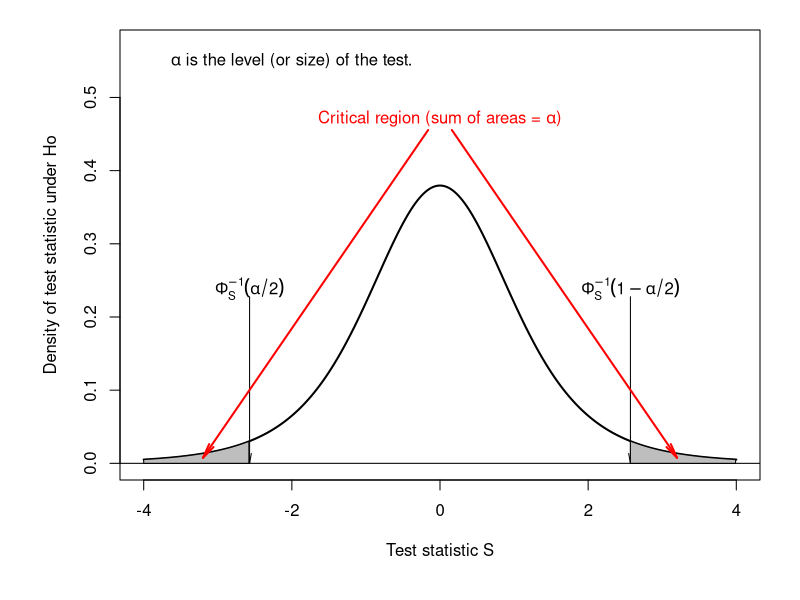
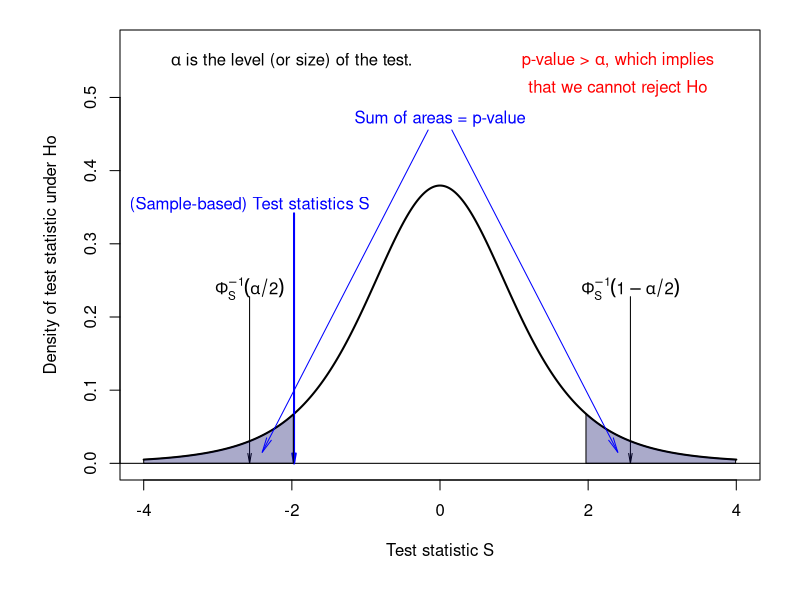
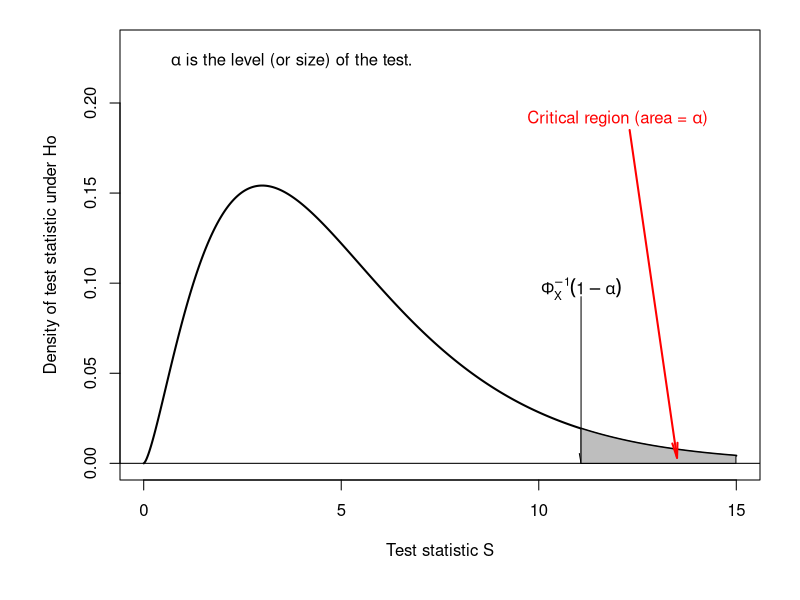
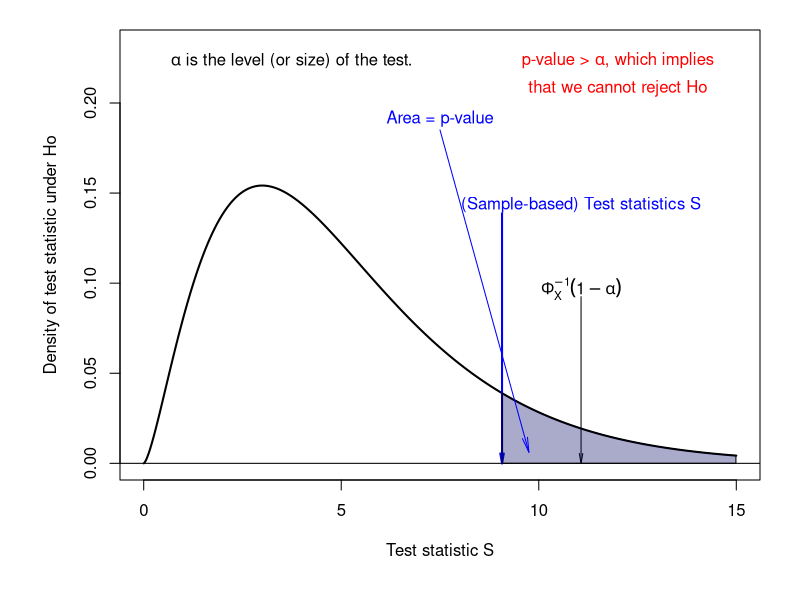
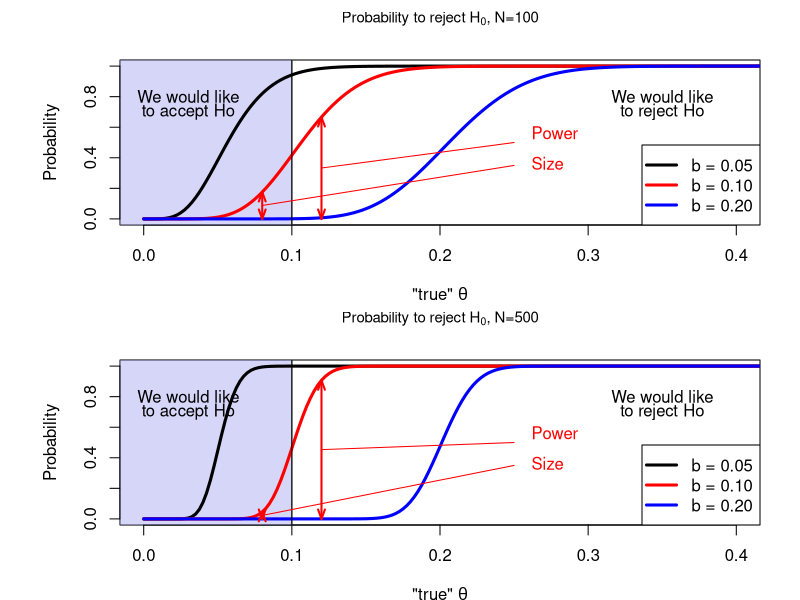
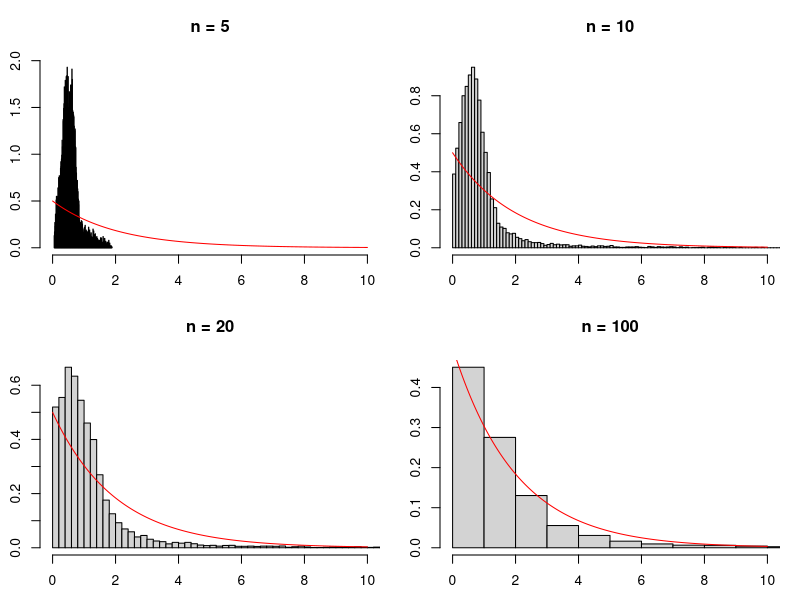
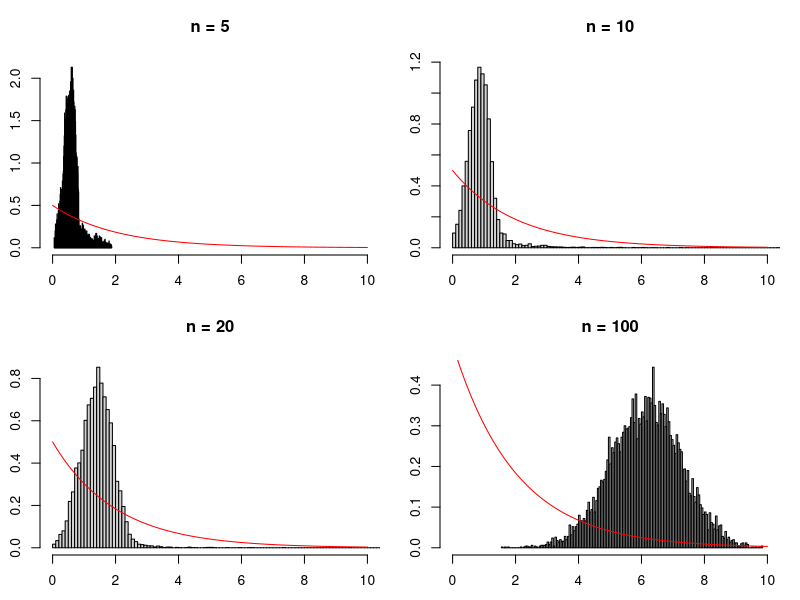

R code for these plots, in order:
## ---- chunk 1
f <- function(x,df){
  return(dt(x = x,df))
}
min.x <- -4
max.x <- 4
x <- seq(min.x,max.x,by=.01)
df <- 5
f.x <- f(x,df)
max.f <- max(f.x)

par(plt=c(.15,.95,.2,.95))
plot(x,f.x,type="l",lwd=2,ylim=c(0,1.5*max.f),xlab="Test statistic S",
     ylab="Density of test statistic under Ho")
abline(h=0)
alpha <- .05
threshold <- qt(p = alpha/2,df)
arrows(x0 = threshold,y0 = .6*max.f,
       x1 = threshold,y1 = 0,
       angle = 10,lwd = 1,col="black",length = .1,lty=1)
text(x = threshold,y=.63*max.f,expression({Phi[S]^{-1}}(alpha/2)))
arrows(x0 = -threshold,y0 = .6*max.f,
       x1 = -threshold,y1 = 0,
       angle = 10,lwd = 1,col="black",length = .1,lty=1)
text(x = -threshold,y=.63*max.f,expression({Phi[S]^{-1}}(1-alpha/2)))

text(x = min.x + .25*(max.x-min.x),y=1.45*max.f,
     expression(paste(alpha," is the level (or size) of the test.",sep=""))
)
x.critic <- seq(min.x,threshold,by=.01)
n <- length(x.critic)
polygon(c(x.critic,x.critic[n:1]),c(f(x.critic,df),0*x.critic),col = "grey")
x.critic <- seq(-threshold,max.x,by=.01)
polygon(c(x.critic,x.critic[n:1]),c(f(x.critic,df),0*x.critic),col = "grey")

arrows(x0 = (min.x + .48*(max.x-min.x)),y0 = 1.2*max.f,
       x1 = (min.x + .1*(max.x-min.x)),y1 = .02*max.f,angle = 10,lwd = 2,col="red",length = .15)
arrows(x0 = (min.x + .52*(max.x-min.x)),y0 = 1.2*max.f,
       x1 = (min.x + .9*(max.x-min.x)),y1 = .02*max.f,angle = 10,lwd = 2,col="red",length = .15)
text(x = min.x + .5*(max.x-min.x),y=1.24*max.f,labels =
       expression(paste("Critical region (sum of areas = ",alpha,")",sep="")),
     col="red")
## ---- chunk 2
f <- function(x,df){
  return(dt(x = x,df))
}
min.x <- -4
max.x <- 4
x <- seq(min.x,max.x,by=.01)
df <- 5
f.x <- f(x,df)
max.f <- max(f.x)

par(plt=c(.15,.95,.2,.95))
plot(x,f.x,type="l",lwd=2,ylim=c(0,1.5*max.f),xlab="Test statistic S",
     ylab="Density of test statistic under Ho")
abline(h=0)
alpha <- .05
threshold <- qt(p = alpha/2,df)
arrows(x0 = threshold,y0 = .6*max.f,
       x1 = threshold,y1 = 0,
       angle = 10,lwd = 1,col="black",length = .1,lty=1)
text(x = threshold,y=.63*max.f,expression({Phi[S]^{-1}}(alpha/2)))
arrows(x0 = -threshold,y0 = .6*max.f,
       x1 = -threshold,y1 = 0,
       angle = 10,lwd = 1,col="black",length = .1,lty=1)
text(x = -threshold,y=.63*max.f,expression({Phi[S]^{-1}}(1-alpha/2)))

text(x = min.x + .25*(max.x-min.x),y=1.45*max.f,
     expression(paste(alpha," is the level (or size) of the test.",sep=""))
)
x.value <- threshold + .6
arrows(x0 = x.value,y0 = .9*max.f,
       x1 = x.value,y1 = 0,
       angle = 10,length = .1,lty=1,col="blue",lwd=2)
text(x = threshold,y=.93*max.f,"(Sample-based) Test statistics S",col="blue")

threshold <- x.value
x.critic <- seq(min.x,threshold,by=.01)
n <- length(x.critic)
polygon(c(x.critic,x.critic[n:1]),c(f(x.critic,df),0*x.critic),col = "#00006055")
x.critic <- seq(-threshold,max.x,by=.01)
polygon(c(x.critic,x.critic[n:1]),c(f(x.critic,df),0*x.critic),col = "#00006055")

arrows(x0 = (min.x + .48*(max.x-min.x)),y0 = 1.2*max.f,
       x1 = (min.x + .2*(max.x-min.x)),y1 = .04*max.f,angle = 10,lwd = 1,col="blue",length = .15)
arrows(x0 = (min.x + .52*(max.x-min.x)),y0 = 1.2*max.f,
       x1 = (min.x + .8*(max.x-min.x)),y1 = .04*max.f,angle = 10,lwd = 1,col="blue",length = .15)
text(x = min.x + .5*(max.x-min.x),y=1.24*max.f,labels = "Sum of areas = p-value",
     col="blue")

text(x = min.x + .8*(max.x-min.x),y=1.45*max.f,
     labels = expression(paste("p-value > ",alpha,", which implies",sep="")),
     col="red")
text(x = min.x + .8*(max.x-min.x),y=1.35*max.f,
     labels = "that we cannot reject Ho",
     col="red")
## ---- chunk 3

f <- function(x,df){
  return(dchisq(x = x,df))
}
min.x <- 0
max.x <- 15
x <- seq(min.x,max.x,by=.01)
df <- 5
f.x <- f(x,df)
max.f <- max(f.x)

par(plt=c(.15,.95,.2,.95))
plot(x,f.x,type="l",lwd=2,ylim=c(0,1.5*max.f),xlab="Test statistic S",
     ylab="Density of test statistic under Ho")
abline(h=0)
alpha <- .05
threshold <- qchisq(p = 1-alpha,df)
#lines(c(threshold,threshold),c(0,f(threshold,df)),col="blue",lwd=2)
arrows(x0 = threshold,y0 = .6*max.f,
       x1 = threshold,y1 = 0,
       angle = 10,lwd = 1,col="black",length = .1,lty=1)
text(x = threshold,y=.63*max.f,expression({Phi[X]^{-1}}(1-alpha)))

text(x = min.x + .25*(max.x-min.x),y=1.45*max.f,
     expression(paste(alpha," is the level (or size) of the test.",sep="")))

x.critic <- seq(threshold,max.x,by=.01)
n <- length(x.critic)
polygon(c(x.critic,x.critic[n:1]),c(f(x.critic,df),0*x.critic),col = "grey")
arrows(x0 = (min.x + .82*(max.x-min.x)),y0 = 1.2*max.f,
       x1 = (min.x + .9*(max.x-min.x)),y1 = .02*max.f,angle = 10,lwd = 2,col="red",length = .15)
text(x = min.x + .8*(max.x-min.x),y=1.24*max.f,labels =
       expression(paste("Critical region (area = ",alpha,")",sep="")),
     col="red")

## ---- chunk 4

f <- function(x,df){
  return(dchisq(x = x,df))
}
min.x <- 0
max.x <- 15
x <- seq(min.x,max.x,by=.01)
df <- 5
f.x <- f(x,df)
max.f <- max(f.x)

par(plt=c(.15,.95,.2,.95))
plot(x,f.x,type="l",lwd=2,ylim=c(0,1.5*max.f),xlab="Test statistic S",
     ylab="Density of test statistic under Ho")
abline(h=0)
alpha <- .05
threshold <- qchisq(p = 1-alpha,df)
#lines(c(threshold,threshold),c(0,f(threshold,df)),col="blue",lwd=2)
arrows(x0 = threshold,y0 = .6*max.f,
       x1 = threshold,y1 = 0,
       angle = 10,lwd = 1,col="black",length = .1,lty=1)
text(x = threshold,y=.63*max.f,expression({Phi[X]^{-1}}(1-alpha)))

text(x = min.x + .25*(max.x-min.x),y=1.45*max.f,
     expression(paste(alpha," is the level (or size) of the test.",sep="")))

x.value <- threshold - 2
arrows(x0 = x.value,y0 = .9*max.f,
       x1 = x.value,y1 = 0,
       angle = 10,length = .1,lty=1,col="blue",lwd=2)
text(x = threshold,y=.93*max.f,"(Sample-based) Test statistics S",col="blue")

threshold <- x.value
#lines(c(threshold,threshold),c(0,f(threshold,df)),col="blue",lwd=2)
x.critic <- seq(threshold,max.x,by=.01)
n <- length(x.critic)
polygon(c(x.critic,x.critic[n:1]),c(f(x.critic,df),0*x.critic),col = "#00006055")

arrows(x0 = (min.x + .5*(max.x-min.x)),y0 = 1.2*max.f,
       x1 = (min.x + .65*(max.x-min.x)),y1 = .04*max.f,angle = 10,lwd = 1,col="blue",length = .15)
text(x = min.x + .5*(max.x-min.x),y=1.24*max.f,labels = "Area = p-value",
     col="blue")

text(x = min.x + .8*(max.x-min.x),y=1.45*max.f,
     labels = expression(paste("p-value > ",alpha,", which implies",sep="")),
     col="red")
text(x = min.x + .8*(max.x-min.x),y=1.35*max.f,
     labels = "that we cannot reject Ho",
     col="red")
## ---- chunk 5
size <- function(theta,N,critical){
  aux <- rep(theta,N+1)^(0:N) * rep(1-theta,N+1)^(seq(N,0,by=-1)) * choose(N,0:N)
  return(sum(aux[(0:N)>(critical*N)]))
}

all.N <- c(100,500)
par(mfrow=c(length(all.N),1))
par(plt=c(0.15,0.95,0.25,0.8))

for(N in all.N){
  theta <- .01
  critical <- .1
  
  theta.vector <- seq(0,.5,by=.0025)
  size.vector.1 <- NULL
  size.vector.2 <- NULL
  critical.vector <- c(.05,.1,.2)
  all.sizes <- matrix(NaN,length(theta.vector),length(critical.vector))
  i <- 0
  for(theta in theta.vector){
    i <- i + 1
    j <- 0
    for(critical in critical.vector){
      j <- j + 1 
      all.sizes[i,j] <- size(theta,N,critical)
    }
  }
  
  position.arrow.size <- .08
  position.arrow.power <- .12
  x.arrow.size <- which(theta.vector==position.arrow.size)
  x.arrow.power <- which(theta.vector==position.arrow.power)
  
  if(N==100){
    main.t = expression(paste("Probability to reject ",H[0],", N=100",sep=""))
  }else{
    main.t = expression(paste("Probability to reject ",H[0],", N=500",sep=""))
  }
  plot(0,0,type='l',
       xlab=expression(paste("\"true\" ",theta,sep="")),
       ylab="Probability",
       main=main.t,cex.main=.9,
       xlim=c(0,.4),ylim=c(0,1))
  polygon(c(-1,.1,.1,-1),c(-1,-1,2,2),
          col="#9999EE66", border = rgb(0.4,0.4,0.4))
  lines(theta.vector,all.sizes[,1],col='black',lwd=3)
  lines(theta.vector,all.sizes[,2],col='red',lwd=3)
  lines(theta.vector,all.sizes[,3],col='blue',lwd=3)
  abline(v=.1)
  arrows(position.arrow.size,0,position.arrow.size,all.sizes[x.arrow.size,2],length=.1,
         angle=20,lwd=2,col="red",code=3)
  lines(c(position.arrow.size,.25),c(all.sizes[x.arrow.size,2]/2,.35),col='red')
  text(.255,.35,"Size",pos=4,col='red')
  arrows(position.arrow.power,0,position.arrow.power,all.sizes[x.arrow.power,2],length=.1,
         angle=20,lwd=2,col="red",code=3)
  lines(c(position.arrow.power,.25),c(all.sizes[x.arrow.power,2]/2,.5),col='red')
  text(.255,.55,"Power",pos=4,col='red')
  legend("bottomright",
         c("b = 0.05","b = 0.10","b = 0.20"),
         lty=c(1,1,1), # gives the legend appropriate symbols (lines)       
         lwd=c(3,3,3), # line width
         col=c("black","red","blue"), # gives the legend lines the correct color and width
         #text.width = 2,
         cex=1,# size of the text
         pch = c(NaN,NaN,NaN)#symbols
  )
  text(.03,.8,"We would like")
  text(.03,.7,"to accept Ho")
  text(.35,.8,"We would like")
  text(.35,.7,"to reject Ho")
}
## ---- chunk 6
JB <- function(x){
  N <- dim(x)[1] # number of samples
  n <- dim(x)[2] # sample size
  x.bar <- apply(x,1,mean)
  x.x.bar <- x - matrix(x.bar,N,n)
  m.2 <- apply(x.x.bar,1,function(x){mean(x^2)})
  m.3 <- apply(x.x.bar,1,function(x){mean(x^3)})
  m.4 <- apply(x.x.bar,1,function(x){mean(x^4)})
  g.3 <- m.3/m.2^(3/2)
  g.4 <- m.4/m.2^(4/2)
  return(n*(g.3^2/6 + (g.4-3)^2/24))
}
## ---- chunk 7
all.n <- c(5,10,20,100)
nb.sim <- 10000
y <- matrix(rnorm(nb.sim*max(all.n)),nb.sim,max(all.n))

par(mfrow=c(2,2));par(plt=c(.1,.95,.15,.8))
for(i in 1:length(all.n)){
  n <- all.n[i]
  hist(JB(y[,1:n]),nclass = 200,freq = FALSE,
       main=paste("n = ",toString(n),sep=""),xlim=c(0,10))
  xx <- seq(0,10,by=.01)
  lines(xx,dchisq(xx,df = 2),col="red")
}
## ---- chunk 8
y <- matrix(runif(nb.sim*max(all.n)),nb.sim,max(all.n))
par(mfrow=c(2,2));par(plt=c(.1,.95,.15,.8))
for(i in 1:length(all.n)){
  n <- all.n[i]
  hist(JB(y[,1:n]),nclass = 200,freq = FALSE,
       main=paste("n = ",toString(n),sep=""),xlim=c(0,10))
  xx <- seq(0,10,by=.01)
  lines(xx,dchisq(xx,df = 2),col="red")
}
